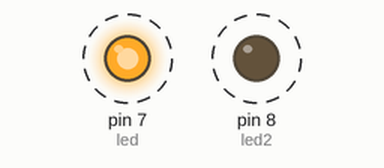
This sketch was run on a simulated Arduino Uno, built with avr-gcc and run on an emulated ATmega328P. Shown: output pins drawn as LEDs (lit = HIGH). Dashed ring = blinking.

Above: at 0.2 s.
Timing chart, 0 to 3.0 s (numbered marks = the images above):
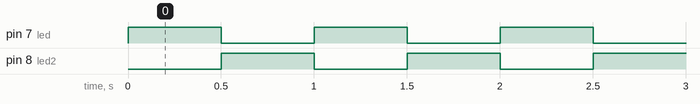

Measured:
- by itself, pin 7 (led), pin 8 (led2): alternates HIGH for 0.50 s and LOW for 0.50 s

The sketch:

practica_1b.ino
```cpp
int led = 7;
int led2 = 8;
int tiempo = 500;

void setup() {
  pinMode(led, OUTPUT);
  pinMode(led2, OUTPUT);
}

void loop() {
  digitalWrite(led, HIGH);
  digitalWrite(led2, LOW);
  delay(tiempo);
  digitalWrite(led, LOW);
  digitalWrite(led2, HIGH);
  delay(tiempo);
}
```
